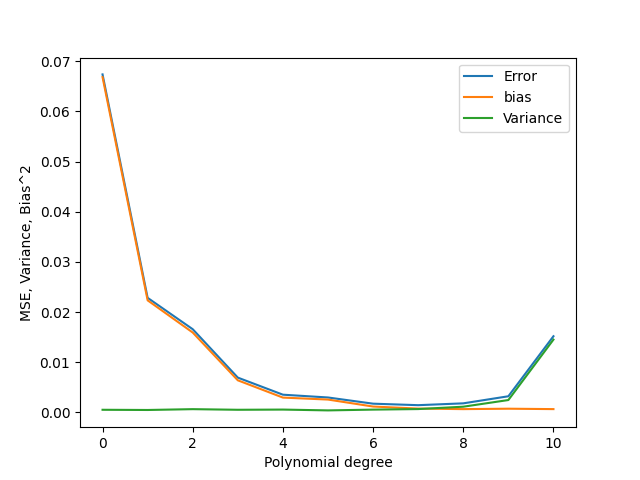

This figure's Python source:
from tracemalloc import start
import matplotlib.pyplot as plt
import numpy as np
from sklearn.linear_model import LinearRegression, Ridge, Lasso
from sklearn.preprocessing import PolynomialFeatures
from sklearn.model_selection import train_test_split
from sklearn.pipeline import make_pipeline
from sklearn.utils import resample
from sklearn.linear_model import Ridge

from FrankeFunction import make_X, MSE, FrankeFunctionNoised, calc_beta, create_X, FrankeFunction

"""
def Frankevalues(x, noise=0.01):
    length = x.shape[0]
    y = np.zeros(length)
    for i in range(length):
        y[i] = FrankeFunction(x[i,0], x[i,1]) + np.random.normal(0, noise)
    return y
"""

np.random.seed(1234)

n = 40
n_bootstraps = 500
start_degree = 0
maxdegree = 11


# Make data set.
x = np.arange(0, 1, 0.075)
y = np.arange(0, 1, 0.075)
x, y = np.meshgrid(x,y)
z = FrankeFunctionNoised(x,y,0.01)
x = x.ravel()
y = y.ravel()
z = z.ravel().reshape(-1,1)

error = np.zeros(maxdegree)
bias = np.zeros(maxdegree)
variance = np.zeros(maxdegree)
polydegree = np.zeros(maxdegree)
x_train, x_test, y_train, y_test, z_train, z_test = train_test_split(x, y, z, test_size=0.2)

#length = z_test.shape[0]*z_test.shape[1]
#z_test1 = np.repeat(z_test, n_bootstraps, axis=0)
#z_test1 = z_test1.reshape((length, n_bootstraps))

for degree in range(start_degree,maxdegree):
    #model = make_pipeline(PolynomialFeatures(degree=degree), LinearRegression(fit_intercept=False))
    #z_pred = np.empty((z_test.shape[0] * z_test.shape[1], n_bootstraps))
    z_pred = np.empty((len(z_test), n_bootstraps))

    X_test = create_X(x_test,y_test,degree)
    X_train = create_X(x_train,y_train,degree)
    
    #scaling
    #X_train = (X_train - np.mean(X_train))/np.std(X_train)
    #X_test = (X_test - np.mean(X_test))/np.std(X_test)

    for i in range(n_bootstraps):
        X_, z_ = resample(X_train, z_train)
        beta = calc_beta(X_, z_)
        #y_pred[:, i] = model.fit(X_, z_).predict(X_test)
        ans = X_test @ beta
        z_pred[:, i] = ans.ravel()


    polydegree[degree] = degree
    error[degree] = np.mean( np.mean((z_test - z_pred)**2, axis=1, keepdims=True) )
    bias[degree] = np.mean( (z_test - np.mean(z_pred, axis=1, keepdims=True))**2 )
    variance[degree] = np.mean( np.var(z_pred, axis=1, keepdims=True) )
    print('Polynomial degree:', degree)
    print('Error:', error[degree])
    print('Bias^2:', bias[degree])
    print('Var:', variance[degree])
    print('{} >= {} + {} = {}'.format(error[degree], bias[degree], variance[degree], bias[degree]+variance[degree]))

plt.plot(polydegree, error, label='Error')
plt.plot(polydegree, bias, label='bias')
plt.plot(polydegree, variance, label='Variance')
plt.ylabel("MSE, Variance, Bias^2")
plt.xlabel("Polynomial degree")
plt.legend()
plt.savefig("bootstrap.png")
plt.show()